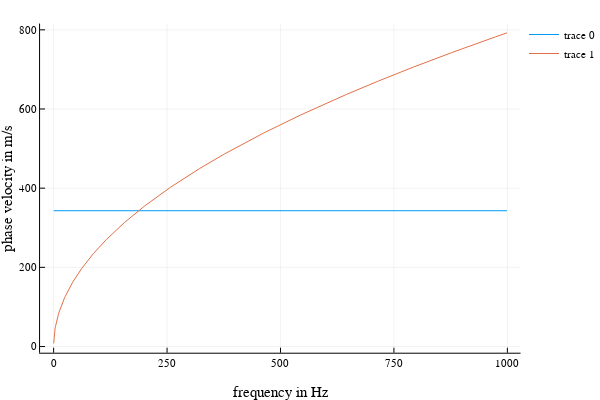

Source (notebook cell):
### Code cell
md"### Plotting the wave speed over frequency:"
plot(f,[ones(length(f))*c0, cb], xlabel="frequency in Hz", ylabel="phase velocity in m/s", label=("cb", "c0"))

### Figure 1 — Plotly figure (JSON) as saved in the notebook; plotly's stock layout.template omitted (floating-point values rounded to 4 significant figures; data arrays with more than 128 entries replaced by an {"elided": "..."} marker saying what was removed)
{"data": [{"colorbar": {"title": ""}, "legendgroup": ["cb", "c0"], "line": {"color": "rgba(0, 154, 250, 1.000)", "dash": "solid", "shape": "linear", "width": 1}, "mode": "lines", "name": ["cb", "c0"], "showlegend": true, "type": "scatter", "x": {"elided": "1000 float values"}, "xaxis": "x1", "y": {"elided": "1000 int values"}, "yaxis": "y1", "zmax": null, "zmin": null}, {"colorbar": {"title": ""}, "legendgroup": ["cb", "c0"], "line": {"color": "rgba(227, 111, 71, 1.000)", "dash": "solid", "shape": "linear", "width": 1}, "mode": "lines", "name": ["cb", "c0"], "showlegend": true, "type": "scatter", "x": {"elided": "1000 float values"}, "xaxis": "x1", "y": {"elided": "1000 float values"}, "yaxis": "y1", "zmax": null, "zmin": null}], "layout": {"annotations": [], "height": 400, "legend": {"bgcolor": "rgba(255, 255, 255, 1.000)", "bordercolor": "rgba(0, 0, 0, 1.000)", "font": {"color": "rgba(0, 0, 0, 1.000)", "family": "sans-serif", "size": 11}, "tracegroupgap": 0, "x": 1, "y": 1}, "margin": {"b": 20, "l": 0, "r": 0, "t": 20}, "paper_bgcolor": "rgba(255, 255, 255, 1.000)", "plot_bgcolor": "rgba(255, 255, 255, 1.000)", "showlegend": true, "width": 600, "xaxis": {"anchor": "y1", "domain": [0.07647, 0.9934], "gridcolor": "rgba(0, 0, 0, 0.100)", "gridwidth": 0.5, "linecolor": "rgba(0, 0, 0, 1.000)", "mirror": false, "range": [-29.87, 1029.0], "showgrid": true, "showline": true, "showticklabels": true, "tickangle": 0, "tickcolor": "rgb(0, 0, 0)", "tickfont": {"color": "rgba(0, 0, 0, 1.000)", "family": "sans-serif", "size": 11}, "tickmode": "array", "ticks": "inside", "ticktext": ["0", "250", "500", "750", "1000"], "tickvals": [0, 250, 500, 750, 1000], "title": "frequency in Hz", "titlefont": {"color": "rgba(0, 0, 0, 1.000)", "family": "sans-serif", "size": 15}, "type": "-", "visible": true, "zeroline": false, "zerolinecolor": "rgba(0, 0, 0, 1.000)"}, "yaxis": {"anchor": "x1", "domain": [0.07581, 0.9902], "gridcolor": "rgba(0, 0, 0, 0.100)", "gridwidth": 0.5, "linecolor": "rgba(0, 0, 0, 1.000)", "mirror": false, "range": [-15.6, 815.8], "showgrid": true, "showline": true, "showticklabels": true, "tickangle": 0, "tickcolor": "rgb(0, 0, 0)", "tickfont": {"color": "rgba(0, 0, 0, 1.000)", "family": "sans-serif", "size": 11}, "tickmode": "array", "ticks": "inside", "ticktext": ["0", "200", "400", "600", "800"], "tickvals": [0, 200, 400, 600, 800], "title": "phase velocity in m/s", "titlefont": {"color": "rgba(0, 0, 0, 1.000)", "family": "sans-serif", "size": 15}, "type": "-", "visible": true, "zeroline": false, "zerolinecolor": "rgba(0, 0, 0, 1.000)"}}}
